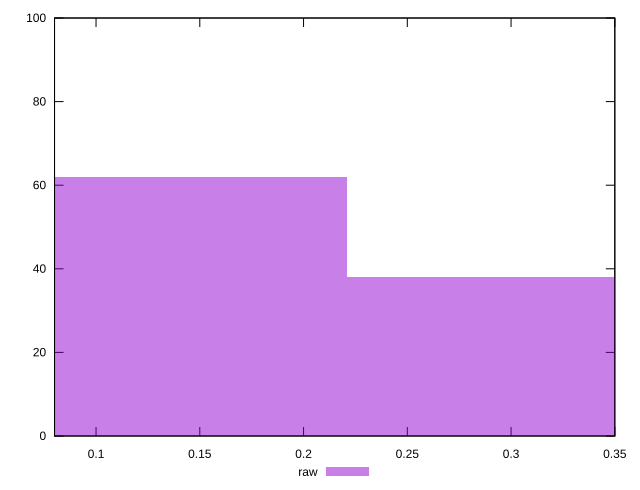

Here is the gnuplot script that generated this plot:
reset

$raw <<EOF
0.14741207623160646 62
0.2948241524632129 38
EOF

set key outside below
set boxwidth 0.14741207623160646
set xrange [0.08:0.35]
set yrange [0:100]
set trange [0:100]
set style fill transparent solid 0.5 noborder
set terminal svg size 640, 490 enhanced background rgb 'white'
set output "report_00013_2021-02-09T12-04-24.940Z/meta/score/samples/pages/raw/histogram.svg"

plot $raw title "raw" with boxes

reset
